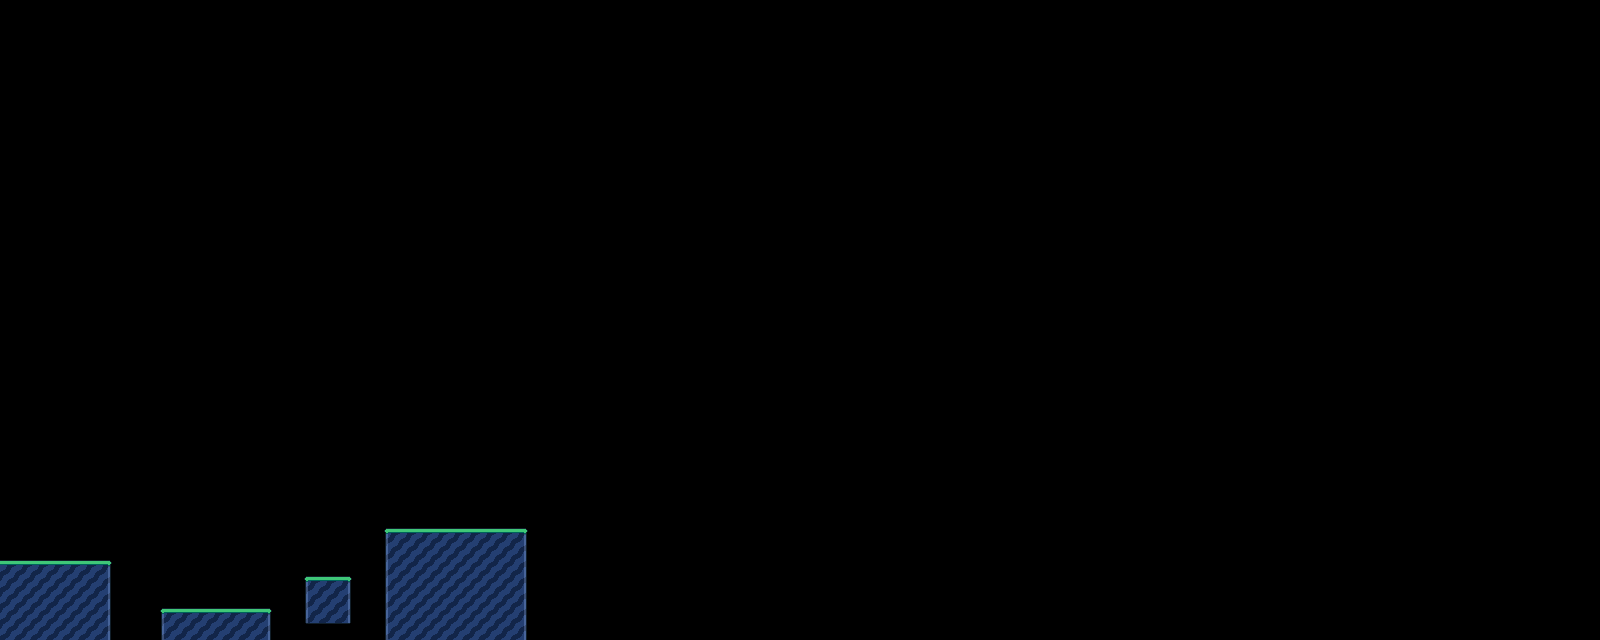

A level layout from a 2D game, rendered from its tile map. Below: a short description, then the map file with tile-grid data replaced by summaries:
An orthogonal 100x40 tile map with 16x16 px tiles, 1 tile layer (Tile Layer 1).

<map version="1.0" orientation="orthogonal" renderorder="right-down" width="100" height="40" tilewidth="16" tileheight="16" nextobjectid="1">
 <tileset firstgid="1" name="tilemap1" tilewidth="16" tileheight="16" tilecount="144" columns="12">
  <image source="../Textures/tilemap1.png" width="200" height="200" />
 </tileset>
 <layer name="Tile Layer 1" width="100" height="40">
  <data>[4000 cells, 121 non-empty, 9 distinct tile ids]</data>
 </layer>
</map>
